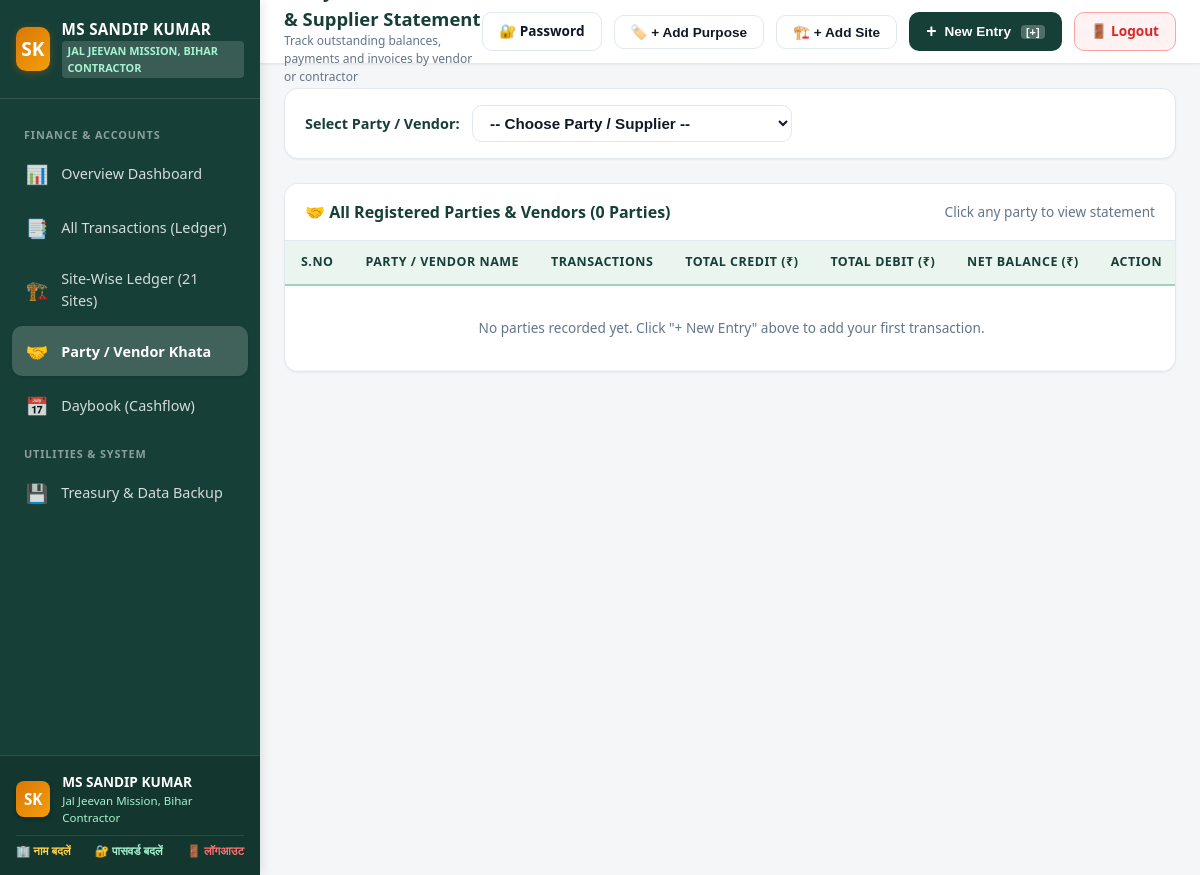
Screenshot of /party-khata (signed in) with the database file from the repository.
### tables this page shows
CREATE TABLE firm_settings (
            key TEXT PRIMARY KEY,
            value TEXT NOT NULL
        );

### app.py (the view)
@app.route('/party-khata')
@login_required
def party_khata_view():
    all_parties = models.get_unique_parties()
    selected_party = request.args.get('party_name', '').strip()
    party_data = None
    if selected_party:
        party_data = models.get_party_ledger(selected_party)
    return render_template(
        'party_khata.html',
        active_page='party_khata',
        all_parties=all_parties,
        selected_party=selected_party,
        party_data=party_data
    )

### templates/party_khata.html (shortened to what this page needs)
{% extends "base.html" %}
{% block page_subtitle %}Track outstanding balances, payments and invoices by vendor or contractor{% endblock %}
{% block content %}
<div class="filter-card">
    <div class="filter-group">
        <span class="form-label-inline" style="font-size:0.9rem; font-weight:700; color:var(--primary);">Select Party / Vendor:</span>
        <select id="partySelect" class="form-control" style="font-size:0.95rem; font-weight:600; min-width:320px;" onchange="changeParty(this.value)">
            <option value="">-- Choose Party / Supplier --</option>
        </select>
    </div>
</div>
{% if party_data %}
<div class="kpi-grid">
    <div class="kpi-card card-credit">
        <div class="kpi-header">
            <span class="kpi-title">Total Credit (Received)</span>
            <div class="kpi-icon">📈</div>
        </div>
        <div class="kpi-value">₹ {{ "{:,.2f}".format(party_data.total_credit) }}</div>
        <div class="kpi-subtext">Received from this party / client</div>
    </div>
    <div class="kpi-card card-debit">
        <div class="kpi-header">
            <span class="kpi-title">Total Debit (Paid)</span>
            <div class="kpi-icon">📉</div>
        </div>
        <div class="kpi-value">₹ {{ "{:,.2f}".format(party_data.total_debit) }}</div>
        <div class="kpi-subtext">Payments made to vendor / supplier</div>
    </div>
    <div class="kpi-card card-net">
        <div class="kpi-header">
            <span class="kpi-title">Net Account Balance</span>
            <div class="kpi-icon">💼</div>
        </div>
        <div class="kpi-value" style="color: {% if party_data.net_balance >= 0 %}var(--success){% else %}var(--danger){% endif %};">
            ₹ {{ "{:,.2f}".format(party_data.net_balance) }}
        </div>
        <div class="kpi-subtext">
            {% if party_data.net_balance < 0 %}
            Paid in excess / Advance to vendor
            {% else %}
            Net payable / credit balance
            {% endif %}
        </div>
    </div>
</div>
<div class="table-card">
    <div class="table-card-header">
        <div class="table-card-title">
            <span>🤝 Statement of Account: {{ party_data.party_name }}</span>
        </div>
        <span style="font-size:0.85rem; font-weight:600; color:var(--text-muted);">
            Transactions across all sites
        </span>
    </div>
    <div class="table-responsive">
        <table class="data-table">
            <thead>
                <tr>
                    <th>S.No</th>
                    <th>Date</th>
                    <th>Voucher No</th>
                    <th>Site</th>
                    <th>Category / Head</th>
                    <th>Mode & Ref</th>
                    <th>Bill</th>
                    <th style="text-align:right;">Credit (₹)</th>
                    <th style="text-align:right;">Debit (₹)</th>
                    <th style="text-align:center;">Action</th>
                </tr>
            </thead>
            <tbody>
                {% for tx in party_data.transactions %}
                <tr>
                    <td style="color:var(--text-muted); text-align:center;">{{ loop.index }}</td>
                    <td>{{ tx.tx_date }}</td>
                    <td>
                        <a href="{{ url_for('voucher_view', tx_id=tx.id) }}" style="font-weight:700; color:var(--primary);" title="Print Voucher">
                            {{ tx.voucher_no }} 🖨️
                        </a>
                    </td>
                    <td>
                        <span class="badge badge-site">{{ tx.site_code }} — {{ tx.site_name }}</span>
                    </td>
                    <td>
                        <strong>{{ tx.category }}</strong>
                        {% if tx.narration %}
                        <div style="font-size:0.75rem; color:var(--text-muted);">{{ tx.narration }}</div>
                        {% endif %}
                    </td>
                    <td>
                        <span class="badge badge-mode">{{ tx.payment_mode }}</span>
                        {% if tx.reference_no %}
                        <div style="font-size:0.72rem; color:var(--text-muted);">{{ tx.reference_no }}</div>
                        {% endif %}
                    </td>
                    <td style="text-align:center;">
                        {% if tx.attachment_path %}
                        <a href="{{ url_for('view_upload', filename=tx.attachment_path) }}" target="_blank" class="btn btn-outline btn-sm">📎 Bill</a>
                        {% else %}
                        <span style="color:#94A3B8; font-size:0.75rem;">None</span>
                        {% endif %}
                    </td>
                    <td style="text-align:right;">
                        {% if tx.tx_type == 'CREDIT' %}
                        <span class="amount-credit">+ ₹ {{ "{:,.2f}".format(tx.amount) }}</span>
                        {% else %}
                        —
                        {% endif %}
                    </td>
                    <td style="text-align:right;">
                        {% if tx.tx_type == 'DEBIT' %}
                        <span class="amount-debit">- ₹ {{ "{:,.2f}".format(tx.amount) }}</span>
                        {% else %}
                        —
                        {% endif %}
                    </td>
                    <td style="text-align:center; white-space:nowrap;">
                        <a href="{{ url_for('voucher_view', tx_id=tx.id) }}" class="btn btn-outline btn-sm" title="Print Voucher">🖨️</a>
                        <button type="button" class="btn btn-outline btn-sm" onclick="duplicateTransaction({{ tx.id }})" title="Duplicate / Copy Entry">📋</button>
                        <button type="button" class="btn btn-outline btn-sm" onclick="openEditTransaction({{ tx.id }})" title="Edit">✏️</button>
                        <button type="button" class="btn btn-danger btn-sm" onclick="deleteTransaction({{ tx.id }}, '{{ tx.voucher_no }}')" title="Delete Entry">🗑️</button>
                    </td>
                </tr>
                {% else %}
                <tr>
                    <td colspan="10" style="text-align:center; padding: 2.5rem; color:var(--text-muted);">
                        No entries recorded for this party.
                    </td>
                </tr>
                {% endfor %}
            </tbody>
            <tfoot>
                <tr>
                    <td colspan="7" style="text-align:right; font-weight:bold;">TOTAL:</td>
                    <td style="text-align:right; font-weight:bold; color:var(--success);">
                        ₹ {{ "{:,.2f}".format(party_data.total_credit) }}
                    </td>
                    <td style="text-align:right; font-weight:bold; color:var(--danger);">
                        ₹ {{ "{:,.2f}".format(party_data.total_debit) }}
                    </td>
                    <td></td>
                </tr>
            </tfoot>
        </table>
    </div>
</div>
{% else %}
<div class="table-card">
    <div class="table-card-header">
        <div class="table-card-title">
            <span>🤝 All Registered Parties & Vendors ({{ all_parties|length }} Parties)</span>
        </div>
        <span style="font-size:0.85rem; color:var(--text-muted);">Click any party to view statement</span>
    </div>
    <div class="table-responsive">
        <table class="data-table">
            <thead>
                <tr>
                    <th>S.No</th>
                    <th>Party / Vendor Name</th>
                    <th style="text-align:center;">Transactions</th>
                    <th style="text-align:right;">Total Credit (₹)</th>
                    <th style="text-align:right;">Total Debit (₹)</th>
                    <th style="text-align:right;">Net Balance (₹)</th>
                    <th style="text-align:center;">Action</th>
                </tr>
            </thead>
            <tbody>
                {% for p in all_parties %}
                <tr>
                    <td style="color:var(--text-muted); text-align:center;">{{ loop.index }}</td>
                    <td>
                        <a href="{{ url_for('party_khata_view', party_name=p.party_name) }}" style="font-weight:700; color:var(--primary);">
                            {{ p.party_name }}
                        </a>
                    </td>
                    <td style="text-align:center;">
                        <span class="badge" style="background:#F1F5F9; color:#334155;">{{ p.tx_count }}</span>
                    </td>
                    <td style="text-align:right; color:var(--success); font-weight:600;">
                        ₹ {{ "{:,.2f}".format(p.total_recvd) }}
                    </td>
                    <td style="text-align:right; color:var(--danger); font-weight:600;">
                        ₹ {{ "{:,.2f}".format(p.total_paid) }}
                    </td>
                    <td style="text-align:right; font-weight:bold;">
                        ₹ {{ "{:,.2f}".format(p.total_recvd - p.total_paid) }}
                    </td>
                    <td style="text-align:center;">
                        <a href="{{ url_for('party_khata_view', party_name=p.party_name) }}" class="btn btn-outline btn-sm">
                            View Khata &rarr;
                        </a>
                    </td>
                </tr>
                {% else %}
                <tr>
                    <td colspan="7" style="text-align:center; padding: 2rem; color:var(--text-muted);">
                        No parties recorded yet. Click "+ New Entry" above to add your first transaction.
                    </td>
                </tr>
                {% endfor %}
            </tbody>
        </table>
    </div>
</div>
{% endif %}
{% endblock %}

### templates/base.html (shortened to what this page needs)
<!DOCTYPE html>
<html lang="en">
<head>
    <link rel="stylesheet" href="{{ url_for('static', filename='css/style.css') }}?v=20261105_mobile3">
</head>
<body>
    <div class="app-wrapper">
        <aside class="app-sidebar">
            <div class="sidebar-brand">
                <div class="brand-icon">{{ logo_initials }}</div>
                <div class="brand-info">
                    <h1>{{ firm_name }}</h1>
                    <span class="brand-badge">{{ firm_subtitle }}</span>
                </div>
            </div>
            <nav class="sidebar-nav">
                <div class="nav-section-title">Finance & Accounts</div>
                <a href="{{ url_for('dashboard') }}" class="nav-item {% if active_page == 'dashboard' %}active{% endif %}">
                    <span class="nav-icon">📊</span>
                    <span>Overview Dashboard</span>
                </a>
                <a href="{{ url_for('transactions_view') }}" class="nav-item {% if active_page == 'transactions' %}active{% endif %}">
                    <span class="nav-icon">📑</span>
                    <span>All Transactions (Ledger)</span>
                </a>
                <a href="{{ url_for('site_ledger_view') }}" class="nav-item {% if active_page == 'site_ledger' %}active{% endif %}">
                    <span class="nav-icon">🏗️</span>
                    <span>Site-Wise Ledger (21 Sites)</span>
                </a>
                <a href="{{ url_for('party_khata_view') }}" class="nav-item {% if active_page == 'party_khata' %}active{% endif %}">
                    <span class="nav-icon">🤝</span>
                    <span>Party / Vendor Khata</span>
                </a>
                <a href="{{ url_for('daybook_view') }}" class="nav-item {% if active_page == 'daybook' %}active{% endif %}">
                    <span class="nav-icon">📅</span>
                    <span>Daybook (Cashflow)</span>
                </a>
                <div class="nav-section-title">Utilities & System</div>
                <a href="{{ url_for('treasury_backup_view') }}" class="nav-item {% if active_page == 'backup' %}active{% endif %}">
                    <span class="nav-icon">💾</span>
                    <span>Treasury & Data Backup</span>
                </a>
            </nav>
            <div class="sidebar-footer">
                <div style="display:flex; align-items:center; gap:0.75rem;">
                    <div style="width:36px; height:36px; border-radius:8px; background:linear-gradient(135deg, #D97706, #F59E0B); display:flex; align-items:center; justify-content:center; font-weight:800; font-size:0.95rem; color:#FFF; box-shadow:0 2px 4px rgba(0,0,0,0.2);">
                        {{ logo_initials }}
                    </div>
                    <div>
                        <div style="font-size:0.85rem; font-weight:700; color:#FFFFFF;">{{ firm_name }}</div>
                        <div style="font-size:0.72rem; color:#A7F3D0;">{{ firm_subtitle }}</div>
                    </div>
                </div>
                <div style="margin-top: 8px; padding-top: 6px; border-top: 1px solid rgba(255,255,255,0.1); font-size: 0.72rem; display: flex; justify-content: space-between; flex-wrap: wrap; gap: 4px;">
                    <a href="javascript:void(0)" onclick="openEditFirmModal()" style="color: #FCD34D; text-decoration: none; font-weight: 600;" title="फ़र्म का नाम बदलें">🏢 नाम बदलें</a>
                    <a href="{{ url_for('change_password_view') }}" style="color: #A7F3D0; text-decoration: none; font-weight: 600;">🔐 पासवर्ड बदलें</a>
                    <a href="{{ url_for('logout') }}" style="color: #F87171; text-decoration: none; font-weight: 600;">🚪 लॉगआउट</a>
                </div>
            </div>
        </aside>
        <div class="app-main">
            <header class="app-header">
                <div class="header-left">
                    <div class="page-headline">
                        <h2>{% block page_title %}Finance Management{% endblock %}</h2>
                        <p>{% block page_subtitle %}Jal Jeevan Mission, Bihar Infrastructure Works{% endblock %}</p>
                    </div>
                </div>
                <div class="header-right">
                    <a href="{{ url_for('change_password_view') }}" class="btn btn-outline" id="btnChangePassword" title="पोर्टल पासवर्ड बदलें / Change Password">
                        <span>🔐 Password</span>
                    </a>
                    <button type="button" class="btn btn-outline" id="btnOpenAddCategory" onclick="openCategoryModal()" title="Shortcut: Alt+P">
                        <span>🏷️ + Add Purpose</span>
                    </button>
                    <button type="button" class="btn btn-outline" id="btnOpenAddSite" title="Shortcut: Alt+S">
                        <span>🏗️ + Add Site</span>
                    </button>
                    <button type="button" class="btn btn-primary" id="btnNewTransaction" title="Shortcut: Press + or Alt+N">
                        <span style="font-size: 1.1rem; font-weight: bold;">+</span>
                        <span>New Entry</span>
                        <span style="font-size: 0.68rem; background: rgba(255,255,255,0.25); padding: 1px 5px; border-radius: 4px; margin-left: 2px;">[+]</span>
                    </button>
                    <a href="{{ url_for('logout') }}" class="btn btn-outline" style="border-color:#FCA5A5; color:#DC2626; background:#FEF2F2;" title="लॉगआउट / Logout">
                        <span>🚪 Logout</span>
                    </a>
                </div>
            </header>
            <div class="page-content">
                {% block content %}{% endblock %}
            </div>
        </div>
    </div>
</body>
</html>

### rows the page displays
firm_settings: value "SK"
firm_settings: value "MS SANDIP KUMAR"
firm_settings: value "JAL JEEVAN MISSION, BIHAR CONTRACTOR", value "Jal Jeevan Mission, Bihar Contractor"

### other values shown
{{ all_parties|length }} "0"
